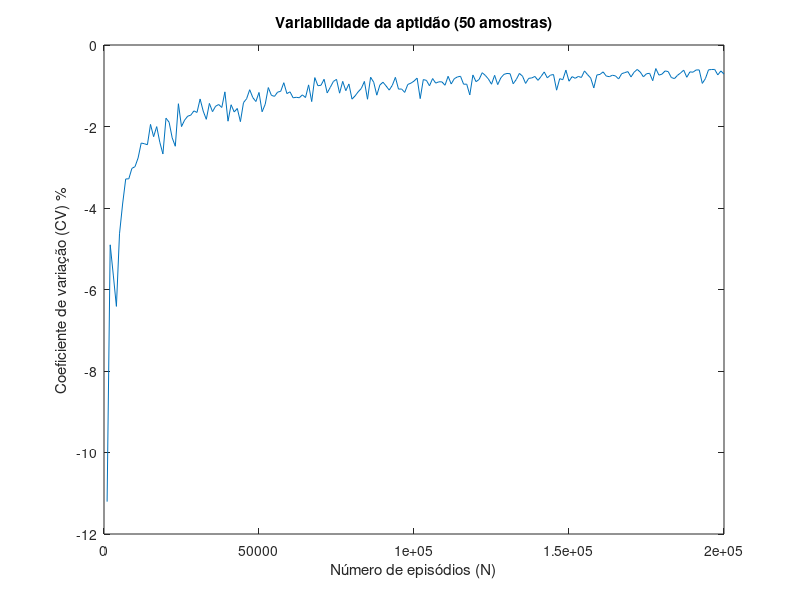

This chart was generated by the following MATLAB code:
# Cross-section

function curva_aprendizado()
    data = load('coeff_var.csv');

    x = data(:, 1);
    z = data(:, 2);

    plot(x, z);
    title("Variabilidade da aptidão (50 amostras)");
    xlabel("Número de episódios (N)");
    ylabel("Coeficiente de variação (CV) %");
    pause();
endfunction